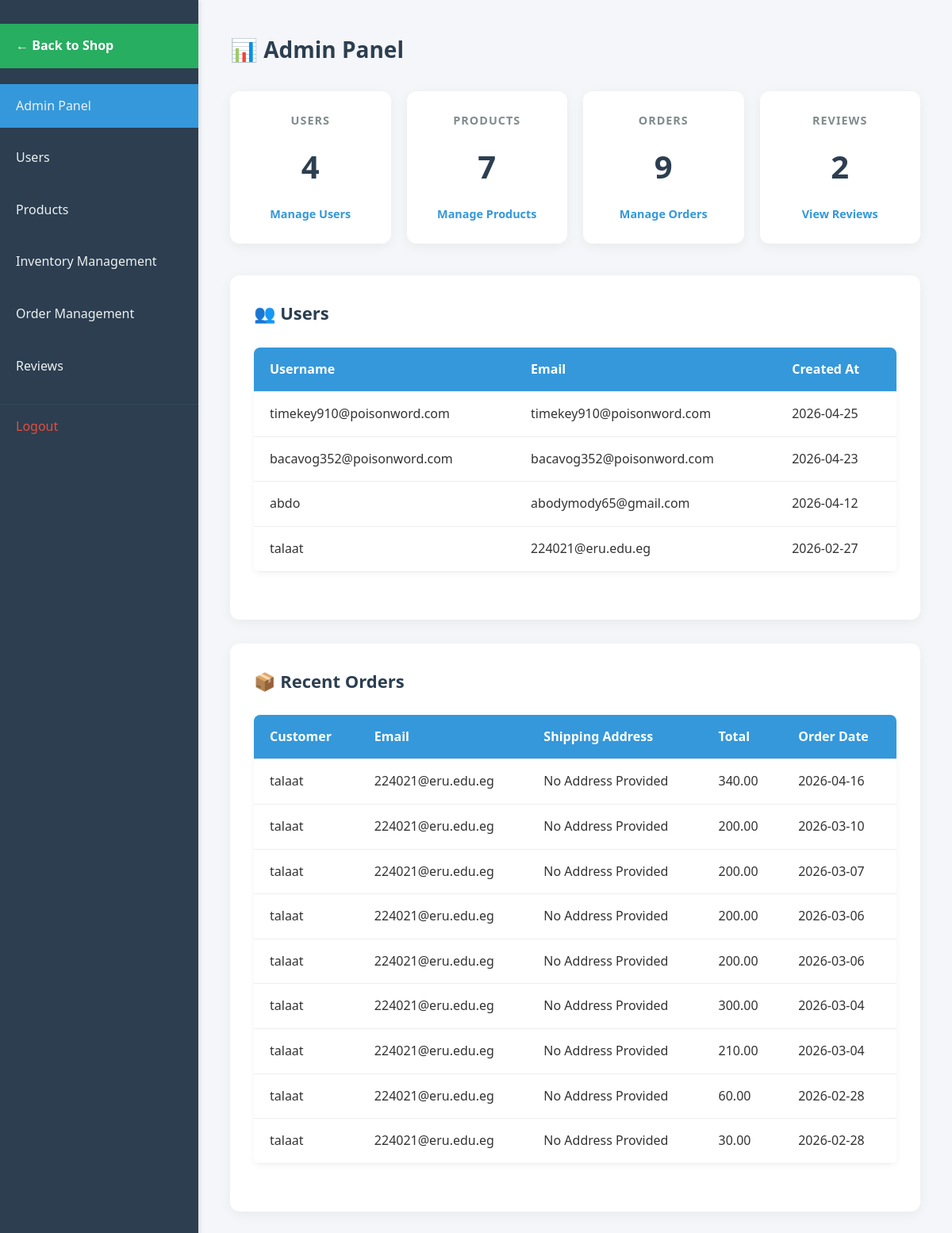
Screenshot of /admin/AdminPanel.php (signed in) with the database file from the repository.
### tables this page shows
CREATE TABLE `users` (
  `id` int(11) NOT NULL,
  `username` varchar(50) NOT NULL,
  `email` varchar(100) NOT NULL,
  `password` varchar(255) NOT NULL,
  `role` enum('customer','admin') NOT NULL DEFAULT 'customer',
  `twofa_method` enum('none','totp','email') NOT NULL DEFAULT 'none',
  `created_at` datetime NOT NULL DEFAULT current_timestamp(),
  `updated_at` datetime NOT NULL DEFAULT current_timestamp(),
  `is_verified` tinyint(1) DEFAULT 0
);

CREATE TABLE `orders` (
  `id` int(11) NOT NULL,
  `user_id` int(11) NOT NULL,
  `total_amount` decimal(10,2) NOT NULL,
  `status` enum('pending','paid','shipped','delivered','cancelled','refunded') NOT NULL DEFAULT 'pending',
  `location_description` varchar(255) NOT NULL,
  `phone` varchar(30) NOT NULL,
  `created_at` datetime DEFAULT current_timestamp()
);

### admin/AdminPanel.php (the view, shortened to what this page needs)
<?php
require_once __DIR__ . '/../init.php';
?>
<!DOCTYPE html>
<html lang="en">
<head>
    <link rel="stylesheet" href="assets/css/dashboard.css">
</head>
<body>
    <nav>
        <ul>
            <li><a href="../shop.php"
                    style="background-color: #27ae60; color: white; margin-bottom: 20px; font-weight: bold;">← Back to
                    Shop</a></li>
            <li><a href="AdminPanel.php" class="active">Admin Panel</a></li>
            <li><a href="useradmin.php">Users</a></li>
            <li><a href="products.php">Products</a></li>
            <li><a href="Inventory.php">Inventory Management</a></li>
            <li><a href="order_management.php">Order Management</a></li>
            <li><a href="reviews_management.php">Reviews</a></li>
            <li><a href="/app/logout.php">Logout</a></li>
        </ul>
    </nav>
    <main>
        <h1>📊 Admin Panel</h1>
        <div class="dashboard-stats">
            <?php
            $stats_query = "SELECT
            (SELECT COUNT(*) FROM users) as user_count,
            (SELECT COUNT(*) FROM products) as product_count,
            (SELECT COUNT(*) FROM orders) as order_count,
            (SELECT COUNT(*) FROM reviews) as review_count";
            $stats = $conn->query($stats_query)->fetch_assoc();
            ?>
            <div class="stat-card">
                <h3>Users</h3>
                <p class="stat-value"><?php echo $stats['user_count']; ?></p>
                <a href="useradmin.php">Manage Users</a>
            </div>
            <div class="stat-card">
                <h3>Products</h3>
                <p class="stat-value"><?php echo $stats['product_count']; ?></p>
                <a href="viewproduct.php">Manage Products</a>
            </div>
            <div class="stat-card">
                <h3>Orders</h3>
                <p class="stat-value"><?php echo $stats['order_count']; ?></p>
                <a href="order_management.php">Manage Orders</a>
            </div>
            <div class="stat-card">
                <h3>Reviews</h3>
                <p class="stat-value"><?php echo $stats['review_count']; ?></p>
                <a href="reviews_management.php">View Reviews</a>
            </div>
        </div>
        <div class="section">
            <h2>👥 Users</h2>
            <?php
            $user_sql = "SELECT username, email, created_at FROM users ORDER BY created_at DESC LIMIT 10";
            $user_result = $conn->query($user_sql);
            if ($user_result && $user_result->num_rows > 0) {
                echo "<table>";
                echo "<tr><th>Username</th><th>Email</th><th>Created At</th></tr>";
                while ($user = $user_result->fetch_assoc()) {
                    echo "<tr>
                      <td>" . htmlspecialchars($user['username']) . "</td>
                      <td>" . htmlspecialchars($user['email']) . "</td>
                      <td>" . date('Y-m-d', strtotime($user['created_at'])) . "</td>
                    </tr>";
                }
                echo "</table>";
            } else {
                echo "<p>No users found.</p>";
            }
            ?>
        </div>
        <div class="section">
            <h2>📦 Recent Orders</h2>
            <?php
            $order_sql = "SELECT
                          u.username,
                          u.email,
                          o.location_description,
                          o.total_amount,
                          o.created_at
                        FROM orders o
                        JOIN users u ON o.user_id = u.id
                        ORDER BY o.created_at DESC LIMIT 10";
            $order_result = $conn->query($order_sql);
            if ($order_result && $order_result->num_rows > 0) {
                echo "<table>";
                echo "<tr><th>Customer</th><th>Email</th><th>Shipping Address</th><th>Total</th><th>Order Date</th></tr>";
                while ($order = $order_result->fetch_assoc()) {
                    echo "<tr>
                      <td>" . htmlspecialchars($order['username']) . "</td>
                      <td>" . htmlspecialchars($order['email']) . "</td>
                      <td>" . htmlspecialchars($order['location_description']) . "</td>
                      <td>" . number_format($order['total_amount'], 2) . "</td>
                      <td>" . date('Y-m-d', strtotime($order['created_at'])) . "</td>
                    </tr>";
                }
                echo "</table>";
            } else {
                echo "<p>No orders found.</p>";
            }
            ?>
        </div>
    </main>
</body>
</html>

### admin/assets/css/dashboard.css (style rules this page uses)
* { margin: 0; padding: 0; box-sizing: border-box; }
body { font-family: 'Segoe UI', Tahoma, Geneva, Verdana, sans-serif; background-color: #f4f6f9; color: #333; line-height: 1.6; }
nav { width: 250px; background-color: #2c3e50; color: #fff; padding: 20px 0; position: fixed; height: 100%; box-shadow: 2px 0 5px rgba(0, 0, 0, 0.1); }
nav ul { list-style: none; }
nav ul li { margin: 10px 0; }
nav ul li a { display: block; padding: 15px 20px; color: #ecf0f1; text-decoration: none; font-size: 16px; transition: background-color 0.3s, padding-left 0.3s; }
nav ul li a.active { background-color: #3498db; }
nav ul li:last-child a { margin-top: 20px; border-top: 1px solid #34495e; padding-top: 15px; color: #e74c3c; }
main { margin-left: 250px; padding: 40px; width: calc(100% - 250px); }
main h1 { font-size: 28px; margin-bottom: 30px; color: #2c3e50; }
.dashboard-stats { display: grid; grid-template-columns: repeat(auto-fill, minmax(200px, 1fr)); gap: 20px; margin-bottom: 40px; }
.stat-card { background: white; padding: 25px; border-radius: 12px; box-shadow: 0 4px 15px rgba(0,0,0,0.05); text-align: center; transition: transform 0.3s ease; }
.stat-card h3 { margin-top: 0; color: #7f8c8d; font-size: 0.9rem; text-transform: uppercase; letter-spacing: 1px; }
.stat-value { font-size: 2.5rem; margin: 15px 0; font-weight: 700; color: #2c3e50; }
.stat-card a { color: #3498db; text-decoration: none; font-weight: 600; font-size: 0.9rem; }
.section { margin-top: 30px; background: white; padding: 30px; border-radius: 12px; box-shadow: 0 4px 15px rgba(0,0,0,0.05); }
.section h2 { font-size: 22px; margin-bottom: 25px; color: #2c3e50; }
table { width: 100%; border-collapse: collapse; margin-bottom: 30px; background-color: #fff; border-radius: 8px; box-shadow: 0 2px 8px rgba(0,0,0,0.05); overflow: hidden; }
table th, table td { padding: 15px 20px; text-align: left; border-bottom: 1px solid #eee; }
table th { background-color: #3498db; color: #fff; font-weight: 600; }

### rows the page displays
users: username "timekey910@poisonword.com", email "timekey910@poisonword.com", created_at "2026-04-25"
users: username "bacavog352@poisonword.com", email "bacavog352@poisonword.com", created_at "2026-04-23"
users: username "abdo", email "abodymody65@gmail.com", created_at "2026-04-12"
users: username "talaat", email "224021@eru.edu.eg", created_at "2026-02-27"
orders: user.username "talaat", user.email "224021@eru.edu.eg", location_description "No Address Provided", total_amount "340.00", created_at "2026-04-16"
orders: user.username "talaat", user.email "224021@eru.edu.eg", location_description "No Address Provided", total_amount "200.00", created_at "2026-03-10"
orders: user.username "talaat", user.email "224021@eru.edu.eg", location_description "No Address Provided", total_amount "200.00", created_at "2026-03-07"
orders: user.username "talaat", user.email "224021@eru.edu.eg", location_description "No Address Provided", total_amount "200.00", created_at "2026-03-06"
orders: user.username "talaat", user.email "224021@eru.edu.eg", location_description "No Address Provided", total_amount "200.00", created_at "2026-03-06"
orders: user.username "talaat", user.email "224021@eru.edu.eg", location_description "No Address Provided", total_amount "300.00", created_at "2026-03-04"
orders: user.username "talaat", user.email "224021@eru.edu.eg", location_description "No Address Provided", total_amount "210.00", created_at "2026-03-04"
orders: user.username "talaat", user.email "224021@eru.edu.eg", location_description "No Address Provided", total_amount "60.00", created_at "2026-02-28"
orders: user.username "talaat", user.email "224021@eru.edu.eg", location_description "No Address Provided", total_amount "30.00", created_at "2026-02-28"

### other values shown
$stats['user_count'] "4"
$stats['product_count'] "7"
$stats['order_count'] "9"
$stats['review_count'] "2"
